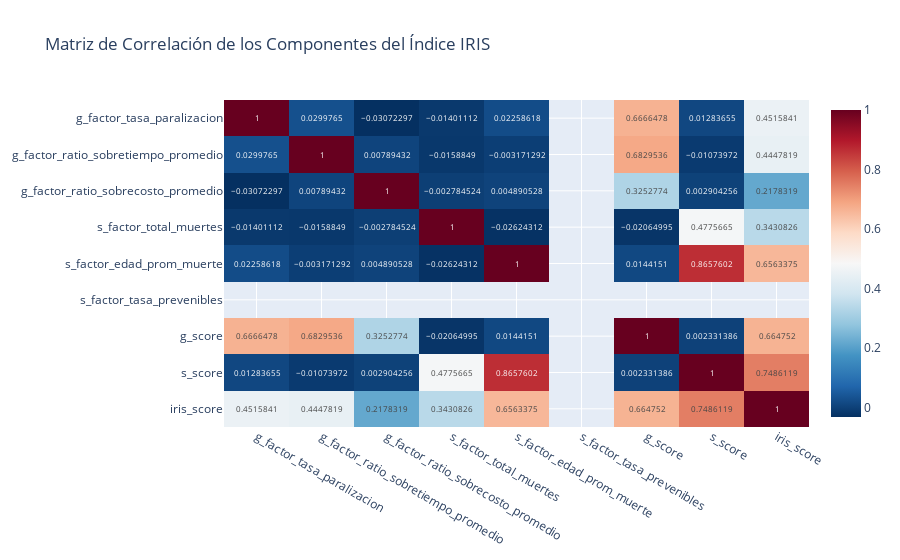

Notebook code for this chart:
### Code cell
# --- Análisis Adicional 3: Motores del Riesgo (Correlación de Sub-Factores) ---

print("--- Analizando la Correlación entre Sub-Factores y el Score IRIS Final ---\n")

# 1. Seleccionamos solo las columnas de factores y el score final
factor_cols_for_corr = [col for col in df_scores.columns if '_factor' in col or '_score' in col]
df_corr = df_scores[factor_cols_for_corr]

# 2. Calculamos la matriz de correlación
correlation_matrix = df_corr.corr()

# 3. Aislamos la correlación de cada factor con el 'iris_score'
corr_con_iris = correlation_matrix[['iris_score']].sort_values(by='iris_score', ascending=False)

print("Correlación de cada componente con el Score IRIS final:")
display(corr_con_iris)

# 4. Visualizamos la matriz completa como un mapa de calor
fig = px.imshow(
    correlation_matrix,
    text_auto=True, # Muestra los números dentro de las celdas
    aspect="auto",
    color_continuous_scale='RdBu_r', # Rojo para positivo, Azul para negativo
    title='Matriz de Correlación de los Componentes del Índice IRIS'
)
fig.show()

### Figure 1 — Plotly figure (JSON) as saved in the notebook; plotly's stock layout.template omitted (floating-point values rounded to 4 significant figures)
{"data": [{"coloraxis": "coloraxis", "hovertemplate": "x: %{x}<br>y: %{y}<br>color: %{z}<extra></extra>", "name": "0", "texttemplate": "%{z}", "type": "heatmap", "x": ["g_factor_tasa_paralizacion", "g_factor_ratio_sobretiempo_promedio", "g_factor_ratio_sobrecosto_promedio", "s_factor_total_muertes", "s_factor_edad_prom_muerte", "s_factor_tasa_prevenibles", "g_score", "s_score", "iris_score"], "xaxis": "x", "y": ["g_factor_tasa_paralizacion", "g_factor_ratio_sobretiempo_promedio", "g_factor_ratio_sobrecosto_promedio", "s_factor_total_muertes", "s_factor_edad_prom_muerte", "s_factor_tasa_prevenibles", "g_score", "s_score", "iris_score"], "yaxis": "y", "z": [[1.0, 0.02998, -0.03072, -0.01401, 0.02259, NaN, 0.6666, 0.01284, 0.4516], [0.02998, 1.0, 0.007894, -0.01588, -0.003171, NaN, 0.683, -0.01074, 0.4448], [-0.03072, 0.007894, 1.0, -0.002785, 0.004891, NaN, 0.3253, 0.002904, 0.2178], [-0.01401, -0.01588, -0.002785, 1.0, -0.02624, NaN, -0.02065, 0.4776, 0.3431], [0.02259, -0.003171, 0.004891, -0.02624, 1.0, NaN, 0.01442, 0.8658, 0.6563], [NaN, NaN, NaN, NaN, NaN, NaN, NaN, NaN, NaN], [0.6666, 0.683, 0.3253, -0.02065, 0.01442, NaN, 1.0, 0.002331, 0.6648], [0.01284, -0.01074, 0.002904, 0.4776, 0.8658, NaN, 0.002331, 1.0, 0.7486], [0.4516, 0.4448, 0.2178, 0.3431, 0.6563, NaN, 0.6648, 0.7486, 1.0]]}], "layout": {"coloraxis": {"colorscale": [[0, "rgb(5,48,97)"], [0.1, "rgb(33,102,172)"], [0.2, "rgb(67,147,195)"], [0.3, "rgb(146,197,222)"], [0.4, "rgb(209,229,240)"], [0.5, "rgb(247,247,247)"], [0.6, "rgb(253,219,199)"], [0.7, "rgb(244,165,130)"], [0.8, "rgb(214,96,77)"], [0.9, "rgb(178,24,43)"], [1, "rgb(103,0,31)"]]}, "title": {"text": "Matriz de Correlación de los Componentes del Índice IRIS"}, "xaxis": {"anchor": "y", "domain": [0, 1]}, "yaxis": {"anchor": "x", "autorange": "reversed", "domain": [0, 1]}}}
